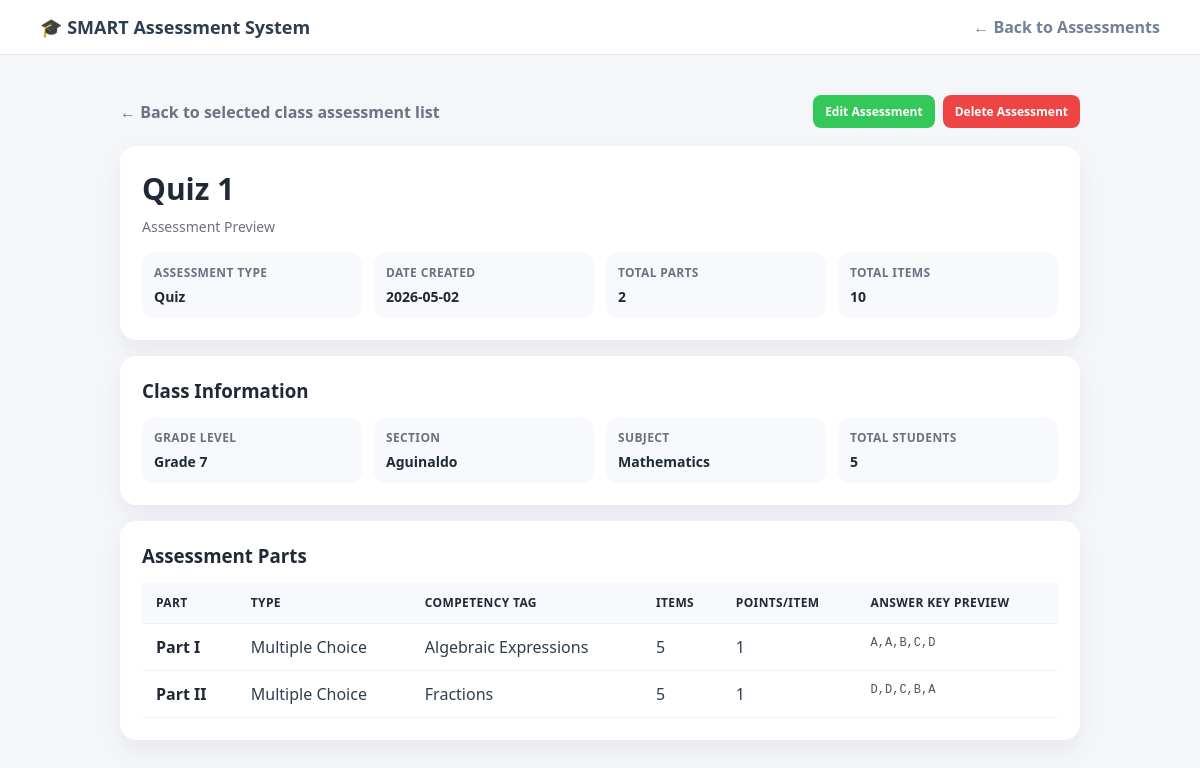
Screenshot of /pages/view_assessment.php?test_id=2 (signed in) with the database file from the repository.
### tables this page shows
CREATE TABLE `test` (
  `test_id` int(11) NOT NULL,
  `class_id` int(11) DEFAULT NULL,
  `test_name` varchar(50) DEFAULT NULL,
  `test_type` enum('Quiz','Exam','Diagnostic','Long Test') DEFAULT NULL,
  `test_date` date DEFAULT NULL
);

CREATE TABLE `test_part` (
  `test_part_id` int(11) NOT NULL,
  `test_id` int(11) DEFAULT NULL,
  `competency_id` int(11) DEFAULT NULL,
  `part_order` varchar(15) DEFAULT NULL,
  `part_type` text DEFAULT NULL,
  `number_of_items` int(11) DEFAULT NULL,
  `points_per_item` int(11) DEFAULT NULL,
  `answer_key` text DEFAULT NULL
);

CREATE TABLE `competency_tags` (
  `competency_id` int(11) NOT NULL,
  `curriculum_id` int(11) DEFAULT NULL,
  `competency_name` varchar(50) DEFAULT NULL
);

### config/enrollment_helpers.php (called while the page is built, shortened)
<?php
if (!function_exists('class_student_count_sql')) {
    function class_student_count_sql($class_alias = 'c') {
        return "(SELECT COUNT(DISTINCT se.student_id)
                  FROM student_enrollment se
                 WHERE se.section_id = {$class_alias}.section_id
                   AND se.academic_year_id = {$class_alias}.academic_year_id)";
    }
}

### pages/view_assessment.php (the view, shortened to what this page needs)
<?php
include '../config/db.php';
include_once '../config/enrollment_helpers.php';
$teacher_id = (int) $_SESSION['user']['user_id'];
$test_id = isset($_GET['test_id']) ? (int) $_GET['test_id'] : 0;
function table_exists($conn, $table_name) {
    $safe_table = $conn->real_escape_string($table_name);
    $result = $conn->query("SHOW TABLES LIKE '$safe_table'");
    return $result && $result->num_rows > 0;
}
function column_exists($conn, $table_name, $column_name) {
    $safe_column = $conn->real_escape_string($column_name);
    $result = $conn->query("SHOW COLUMNS FROM `$table_name` LIKE '$safe_column'");
    return $result && $result->num_rows > 0;
}
$test_table = table_exists($conn, 'tests') ? 'tests' : 'test';
$has_test_type = column_exists($conn, $test_table, 'test_type');
$has_test_date = column_exists($conn, $test_table, 'test_date');
$has_created_at = column_exists($conn, $test_table, 'created_at');
$class_student_count = class_student_count_sql('c');
$test_sql = "
    SELECT t.test_id, t.class_id, t.test_name" .
    ($has_test_type ? ", t.test_type" : "") .
    ($has_test_date ? ", t.test_date" : "") .
    ($has_created_at ? ", t.created_at" : "") . ",
           s.subject_name, sec.section_name, g.grade_level_name,
           $class_student_count AS std_count,
           (SELECT COUNT(*) FROM test_part tp WHERE tp.test_id = t.test_id) AS part_count
    FROM `$test_table` t
    JOIN class c ON t.class_id = c.class_id
    JOIN subject s ON c.subject_id = s.subject_id
    JOIN section sec ON c.section_id = sec.section_id
    JOIN grade_level g ON sec.grade_level_id = g.grade_level_id
    WHERE t.test_id = ? AND c.user_id = ?
    LIMIT 1
";
$test_stmt = $conn->prepare($test_sql);
$test_stmt->bind_param("ii", $test_id, $teacher_id);
$test_stmt->execute();
$test_result = $test_stmt->get_result();
$assessment = $test_result->fetch_assoc();
$class_id = (int) $assessment['class_id'];
$parts_stmt = $conn->prepare("
    SELECT tp.test_part_id, tp.part_order, tp.part_type, tp.number_of_items, tp.points_per_item, tp.answer_key,
           ct.competency_name
    FROM test_part tp
    LEFT JOIN competency_tags ct ON tp.competency_id = ct.competency_id
    WHERE tp.test_id = ?
    ORDER BY tp.test_part_id ASC
");
$parts_stmt->bind_param("i", $test_id);
$parts_stmt->execute();
$parts_result = $parts_stmt->get_result();
$total_parts = 0;
$total_items = 0;
$parts = [];
while ($part = $parts_result->fetch_assoc()) {
    $parts[] = $part;
    $total_parts++;
    $total_items += (int) ($part['number_of_items'] ?? 0);
}
$date_display = '-';
if ($has_created_at && !empty($assessment['created_at'])) {
    $date_display = $assessment['created_at'];
} elseif ($has_test_date && !empty($assessment['test_date'])) {
    $date_display = $assessment['test_date'];
}
?>
<!DOCTYPE html>
<html lang="en">
<head>
    <link rel="stylesheet" href="../assets/css/style.css?v=<?php echo time(); ?>">
</head>
<body class="teacher-layout">
    <nav class="top-nav">
        <div style="font-weight:800; font-size:18px;">
            <span style="color:var(--primary-green);">🎓</span> SMART Assessment System
        </div>
        <a href="view_tests.php?class_id=<?php echo $class_id; ?>" style="color:var(--text-gray); text-decoration:none; font-weight:600;">← Back to Assessments</a>
    </nav>
    <div class="teacher-container">
        <div class="assessment-shell">
            <div class="top-row">
                <a class="back-link" href="view_tests.php?class_id=<?php echo $class_id; ?>">← Back to selected class assessment list</a>
                <div class="action-group">
                    <a href="edit_test.php?test_id=<?php echo $test_id; ?>" class="btn-action btn-edit">Edit Assessment</a>
                    <a href="../actions/delete_test.php?test_id=<?php echo $test_id; ?>&class_id=<?php echo $class_id; ?>"
                       class="btn-action btn-delete"
                       onclick="return confirm('Are you sure you want to delete this assessment?');">Delete Assessment</a>
                </div>
            </div>
            <div class="card">
                <h1 class="title"><?php echo htmlspecialchars($assessment['test_name']); ?></h1>
                <p class="subtitle">Assessment Preview</p>
                <div class="meta-grid">
                    <div class="meta-item">
                        <div class="meta-label">Assessment Type</div>
                        <div class="meta-value"><?php echo htmlspecialchars($assessment['test_type'] ?? 'N/A'); ?></div>
                    </div>
                    <div class="meta-item">
                        <div class="meta-label">Date Created</div>
                        <div class="meta-value"><?php echo htmlspecialchars($date_display); ?></div>
                    </div>
                    <div class="meta-item">
                        <div class="meta-label">Total Parts</div>
                        <div class="meta-value"><?php echo $total_parts; ?></div>
                    </div>
                    <div class="meta-item">
                        <div class="meta-label">Total Items</div>
                        <div class="meta-value"><?php echo $total_items; ?></div>
                    </div>
                </div>
            </div>
            <div class="card">
                <h3 style="margin-top:0; margin-bottom:14px; color:#1f2937;">Class Information</h3>
                <div class="meta-grid" style="margin-top:0;">
                    <div class="meta-item">
                        <div class="meta-label">Grade Level</div>
                        <div class="meta-value"><?php echo htmlspecialchars($assessment['grade_level_name']); ?></div>
                    </div>
                    <div class="meta-item">
                        <div class="meta-label">Section</div>
                        <div class="meta-value"><?php echo htmlspecialchars($assessment['section_name']); ?></div>
                    </div>
                    <div class="meta-item">
                        <div class="meta-label">Subject</div>
                        <div class="meta-value"><?php echo htmlspecialchars($assessment['subject_name']); ?></div>
                    </div>
                    <div class="meta-item">
                        <div class="meta-label">Total Students</div>
                        <div class="meta-value"><?php echo (int) ($assessment['std_count'] ?? 0); ?></div>
                    </div>
                </div>
            </div>
            <div class="card">
                <h3 style="margin-top:0; margin-bottom:14px; color:#1f2937;">Assessment Parts</h3>
                <?php if (!empty($parts)): ?>
                    <div class="table-responsive">
                        <table class="parts-table">
                            <thead>
                                <tr>
                                    <th>Part</th>
                                    <th>Type</th>
                                    <th>Competency Tag</th>
                                    <th>Items</th>
                                    <th>Points/Item</th>
                                    <th>Answer Key Preview</th>
                                </tr>
                            </thead>
                            <tbody>
                                <?php foreach ($parts as $part): ?>
                                    <tr>
                                        <td class="part-name"><?php echo htmlspecialchars($part['part_order'] ?: ('Part #' . $part['test_part_id'])); ?></td>
                                        <td><?php echo htmlspecialchars($part['part_type'] ?: '-'); ?></td>
                                        <td><?php echo htmlspecialchars($part['competency_name'] ?: 'Not tagged'); ?></td>
                                        <td><?php echo (int) ($part['number_of_items'] ?? 0); ?></td>
                                        <td><?php echo (int) ($part['points_per_item'] ?? 0); ?></td>
                                        <td class="answer-preview"><?php echo htmlspecialchars($part['answer_key'] ?: '-'); ?></td>
                                    </tr>
                                <?php endforeach; ?>
                            </tbody>
                        </table>
                    </div>
                <?php else: ?>
                    <p class="empty-note">No test parts added yet.</p>
                <?php endif; ?>
            </div>
        </div>
    </div>
</body>
</html>

### assets/css/style.css (style rules this page uses)
:root { --primary-green: #3ACF49; --bg-light: #F4F7F9; --text-dark: #2C3E50; --text-gray: #718096; }
* { margin: 0; padding: 0; box-sizing: border-box; }
body { font-family: 'Segoe UI', Tahoma, Geneva, Verdana, sans-serif; background-color: var(--bg-light); color: var(--text-dark); }
.top-nav { background: white; padding: 15px 40px; display: flex; justify-content: space-between; align-items: center; border-bottom: 1px solid #E2E8F0; }
.teacher-container { max-width: 1000px; margin: 40px auto; padding: 0 20px; }

### pages/view_assessment.php (style rules this page uses)
body.teacher-layout { background: #f5f6fa; }
.assessment-shell { max-width: 1080px; margin: 0 auto; }
.top-row { display: flex; justify-content: space-between; align-items: center; gap: 14px; flex-wrap: wrap; margin-bottom: 18px; }
.back-link { color: #6b7280; text-decoration: none; font-weight: 600; }
.action-group { display: flex; gap: 8px; flex-wrap: wrap; }
.btn-action { display: inline-block; padding: 8px 12px; border-radius: 8px; text-decoration: none; font-size: 12px; font-weight: 700; color: #fff; }
.btn-edit { background: #34C759; }
.btn-delete { background: #ef4444; }
.card { background: #fff; border-radius: 16px; box-shadow: 0 10px 24px rgba(15, 23, 42, 0.06); padding: 22px; margin-bottom: 16px; }
.title { margin: 0; font-size: 30px; color: #1f2937; }
.subtitle { margin: 8px 0 0; color: #6b7280; font-size: 14px; }
.meta-grid { display: grid; grid-template-columns: repeat(4, minmax(0, 1fr)); gap: 12px; margin-top: 16px; }
.meta-item { background: #f7f9fc; border-radius: 12px; padding: 12px; }
.meta-label { color: #6b7280; font-size: 12px; font-weight: 700; text-transform: uppercase; letter-spacing: 0.03em; }
.meta-value { color: #1f2937; font-weight: 700; margin-top: 6px; font-size: 14px; }
.parts-table { width: 100%; border-collapse: collapse; }
.parts-table th, .parts-table td { padding: 12px 14px; border-bottom: 1px solid #eef1f5; text-align: left; vertical-align: top; }
.parts-table th { background: #f7f9fc; color: #1f2937; font-size: 12px; font-weight: 700; text-transform: uppercase; letter-spacing: 0.03em; }
.part-name { font-weight: 700; color: #1f2937; }
.answer-preview { max-width: 280px; color: #4b5563; white-space: normal; word-break: break-word; font-family: monospace; font-size: 12px; }
.table-responsive { overflow-x: auto; }

### rows the page displays
test: test_name "Quiz 1", test_type "Quiz", test_date "2026-05-02"
test_part: part_order "Part I", part_type "Multiple Choice", competency.competency_name "Algebraic Expressions", number_of_items "5", points_per_item "1", answer_key "A,A,B,C,D"
test_part: part_order "Part II", part_type "Multiple Choice", competency.competency_name "Fractions", number_of_items "5", points_per_item "1", answer_key "D,D,C,B,A"

### other values shown
$total_parts "2"
$total_items "10"
$assessment['grade_level_name'] "Grade 7"
$assessment['section_name'] "Aguinaldo"
$assessment['subject_name'] "Mathematics"
$assessment['std_count'] "5"
